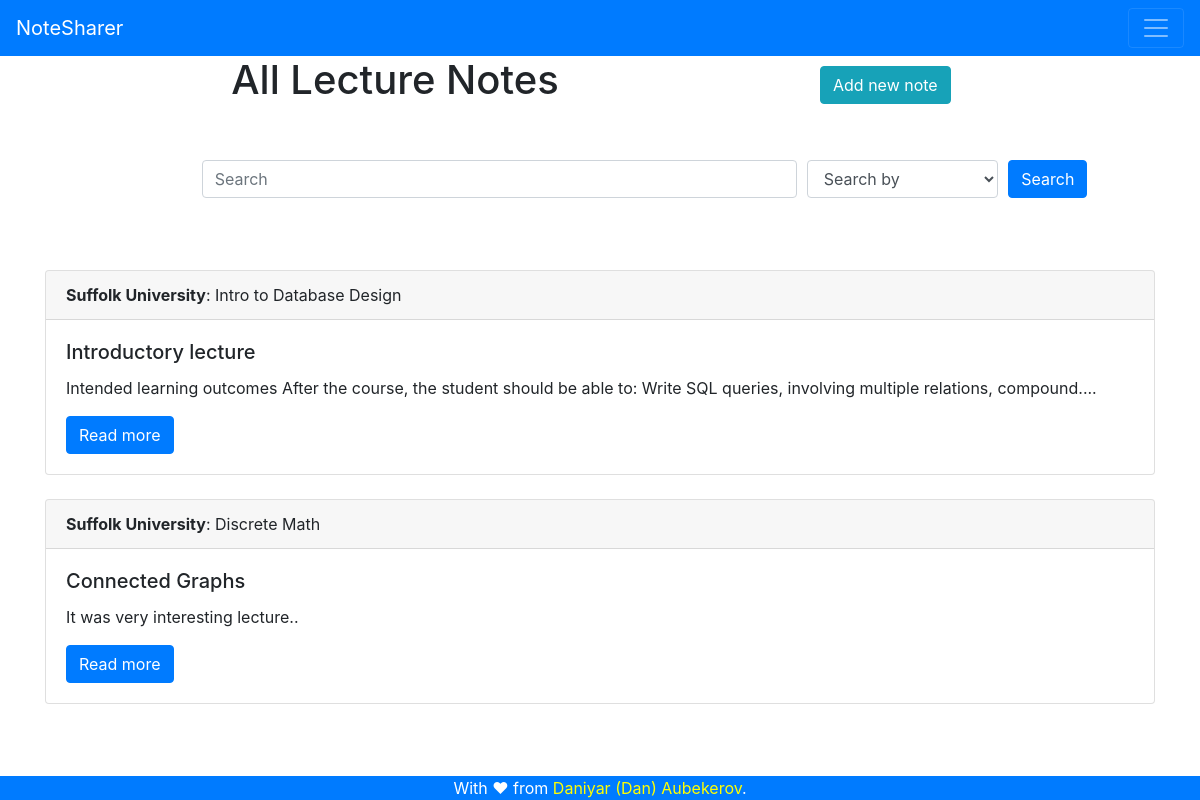
/ (signed in), run on the app's committed database.
### tables this page shows
CREATE TABLE Notes (
    'noteID' INTEGER NOT NULL PRIMARY KEY,
    'content' TEXT(50000),
    'author' INTEGER, 'university' VARCHAR(300), 'class' VARCHAR(300), 'lectureName' VARCHAR(300),
    FOREIGN KEY('author') REFERENCES accounts(id)
);

### app.py (the view)
@app.route('/')
def index():
    context = dict()
    try:
        a = session['user']
        if (a):
            return notes()
    except:
        return render_template('index.html', context = context)
    return render_template('index.html', context = context)

### templates/notes.html (shortened to what this page needs)
{% extends 'base.html' %}
{% block body %}
    <div class = "row"><div class = "col-sm-8"><center><h1>All Lecture Notes</h1></center></div><div class = "col-sm-4"><a href = "{{url_for('add_note')}}" class = "btn btn-info" style = "margin-top:10px;">Add new note</a></div></div>
    <br><br>
    <form method = "post"  id = "search">
        <div class="form-row row">
            <div class="col-2">
            </div>
            <div class="col-6">
                <input type="text" id = "searchQ" name = "searchQ" class="form-control" placeholder="Search">
            </div>
            <div class="col-2">
                <select class="form-control" id="exampleFormControlSelect1" name = "type">
                    <option>Search by</option>
                </select>
            </div>
            <div class="col-2">
                <input type = "submit" class = "btn btn-primary" value = "Search" />
            </div>
        </div>
    </form>
    <br><br>
    <div class="container">
        <div class="row">
            <div class="col-sm-12">
                {% for note in context['notes'] %}
                    <br>
                    <div class="card">
                        <div class="card-header">
                            <b>{{note[3]}}</b>: {{note[4]}}
                        </div>
                        <div class="card-body">
                            <h5 class="card-title">{{note[5]}}</h5>
                            <p class="card-text">{{note[1] |truncate(150)}}.</p>
                            <a href="{{url_for('note', id = note[0])}}" class="btn btn-primary">Read more</a>
                        </div>
                    </div>
                {% endfor %}
            </div>
        </div>
    <div>
{% endblock %}

### data on the page
Notes: university "Suffolk University", class "Intro to Database Design", lectureName "Introductory lecture", content "Intended learning outcomes After the course, the student should be able to: Write SQL queries, involving multiple relations, compound..."
Notes: university "Suffolk University", class "Discrete Math", lectureName "Connected Graphs", content "It was very interesting lecture."
